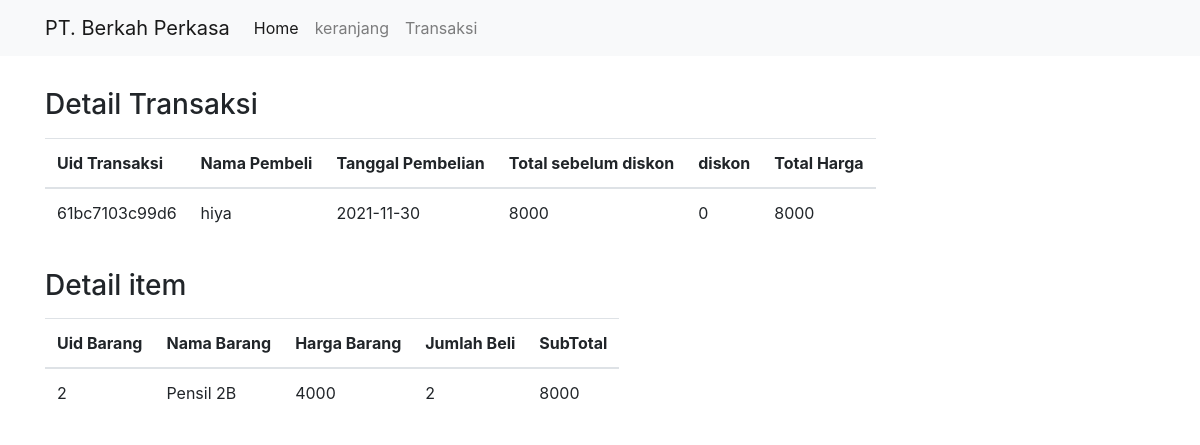
Page /detail.php?id=61bc7103c99d6 on the committed database.
### tables this page shows
CREATE TABLE `transaksi` (
  `uidtransaksi` varchar(20) NOT NULL,
  `namapembeli` varchar(50) NOT NULL,
  `tanggalpembelian` date NOT NULL,
  `totalsebelumdiskon` int(11) NOT NULL,
  `totalharga` int(11) NOT NULL,
  `diskon` int(11) NOT NULL
);

CREATE TABLE `detail` (
  `uiddetail` int(11) NOT NULL,
  `uidtransaksi` varchar(20) NOT NULL,
  `uidbarang` int(11) NOT NULL,
  `namabarang` varchar(50) NOT NULL,
  `hargabarang` int(11) NOT NULL,
  `jumlahbeli` int(11) NOT NULL
);

### detail.php (the view, shortened to what this page needs)
<?php include 'template.php';
    $id = $_GET['id'];
?>
    <div class="container">
        <h3 class="mt-4 pt-2">Detail Transaksi</h3>
        <table class="mt-3 table table-responsive">
            <thead class="thead-inverse">
                <tr>
                    <th>Uid Transaksi</th>
                    <th>Nama Pembeli</th>
                    <th>Tanggal Pembelian</th>
                    <th>Total sebelum diskon</th>
                    <th>diskon</th>
                    <th>Total Harga</th>
                </tr>
                </thead>
                <tbody>
                        <?php
                        $data = mysqli_query($koneksi,"SELECT * FROM `transaksi` WHERE `uidtransaksi` = '$id'");
                        $d = mysqli_fetch_array($data)
                    ?>
                        <tr>
                            <td><?php echo $d['uidtransaksi'] ?></td>
                            <td><?php echo $d['namapembeli'] ?></td>
                            <td><?php echo $d['tanggalpembelian'] ?></td>
                            <td><?php echo $d['totalsebelumdiskon'] ?></td>
                            <td><?php echo $d['diskon'] ?></td>
                            <td><?php echo $d['totalharga'] ?></td>
                        </tr>
                </tbody>
        </table>
        <h3 class="mt-4 pt-2">Detail item</h3>
        <table class="mt-3 table table-responsive">
            <thead class="thead-inverse">
                <tr>
                    <th>Uid Barang</th>
                    <th>Nama Barang</th>
                    <th>Harga Barang</th>
                    <th>Jumlah Beli</th>
                    <th>SubTotal</th>
                </tr>
                </thead>
                <tbody>
                     <?php
                        $data = mysqli_query($koneksi,"SELECT * FROM `detail` WHERE `uidtransaksi` = '$id'");
                        while ($d = mysqli_fetch_array($data)) {
                    ?>
                        <tr>
                            <td><?php echo $d['uidbarang'] ?></td>
                            <td><?php echo $d['namabarang'] ?></td>
                            <td><?php echo $d['hargabarang'] ?></td>
                            <td><?php echo $d['jumlahbeli'] ?></td>
                            <?php
                                $harga=$d['hargabarang'];
                                $jumlah=$d['jumlahbeli'];
                                $subtotal=$harga*$jumlah;
                            ?>
                            <td><?php echo $subtotal ?></td>
                        </tr>
                    <?php } ?>
                </tbody>
        </table>
    </div>

### rows in the picture
transaksi: uidtransaksi "61bc7103c99d6", namapembeli "hiya", tanggalpembelian "2021-11-30", totalsebelumdiskon "8000", diskon "0", totalharga "8000"
detail: uidbarang "2", namabarang "Pensil 2B", hargabarang "4000", jumlahbeli "2", subtotal "8000"
